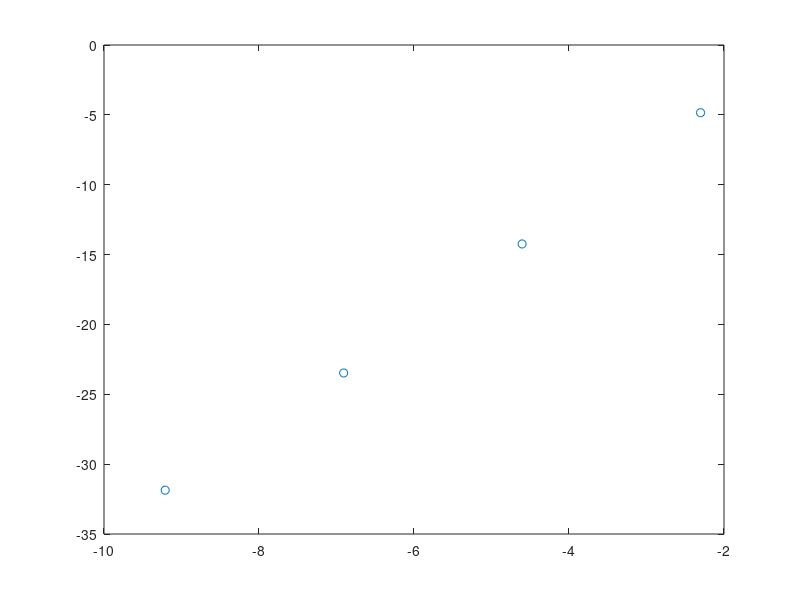

Write the MATLAB code that produced this figure. (Note: this script raises an error after producing the figure.)
clear all
close all

x0 = 1;v0 = 0;K = 16;m = 1;
t0=0;tf=10;

w = sqrt(K/m);

fx = @(V) V; %derivada posicao
fv = @(X) -K*X/m; %derivada tempo

h= 10.^(-1:-1:-4);
Erro = nan(1,length(h));
for i=1:length(h)
    
    t = t0:h(i):tf;
    N = length(t);
    x = nan(1,N);
    v = nan(1,N);
    x(1) = x0;v(1) = v0;

    for k=1:N-1
        r1v = fv( x(k) );
        r1x = fx( v(k) );

        r2v = fv( x(k) + r1x*h(i)/2 );
        r2x = fx( v(k) + r1v*h(i)/2 );

        r3v = fv( x(k) + r2x*h(i)/2 );
        r3x = fx( v(k) + r2v*h(i)/2 );

        r4v = fv( x(k) + r3x*h(i) );
        r4x = fx( v(k) + r3v*h(i) );

        v(k+1) = v(k) + ( r1v+2*r2v+2*r3v+r4v )*h(i)/6;
        x(k+1) = x(k) + ( r1x+2*r2x+2*r3x+r4x )*h(i)/6; 
    end
 
    x_exact = x0*cos(w.*t(N));
    Erro(i) = abs( x(N)- x_exact );
end
plot( log(h),log(Erro),'o')
lsline
%erro do metodo
aux = polyfit(log(h),log(Erro),1);
aux(1)
